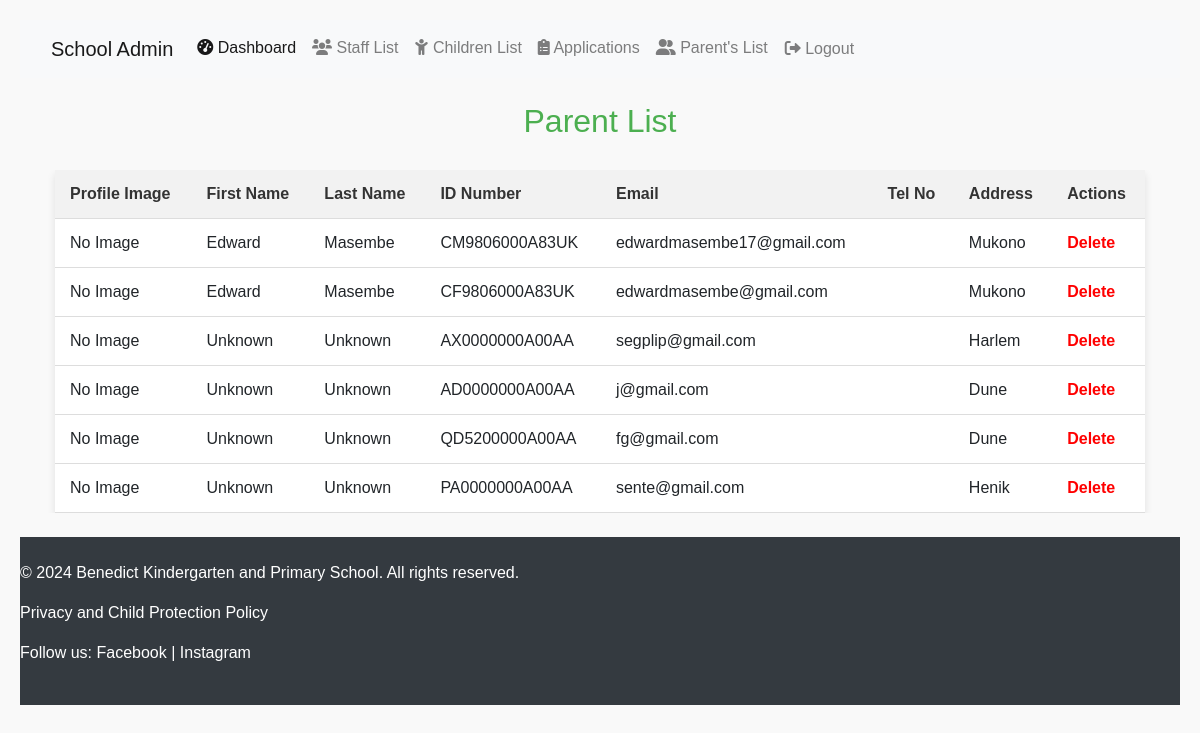
Page /benedict_school/parent/ (signed in) on the earlier database version.
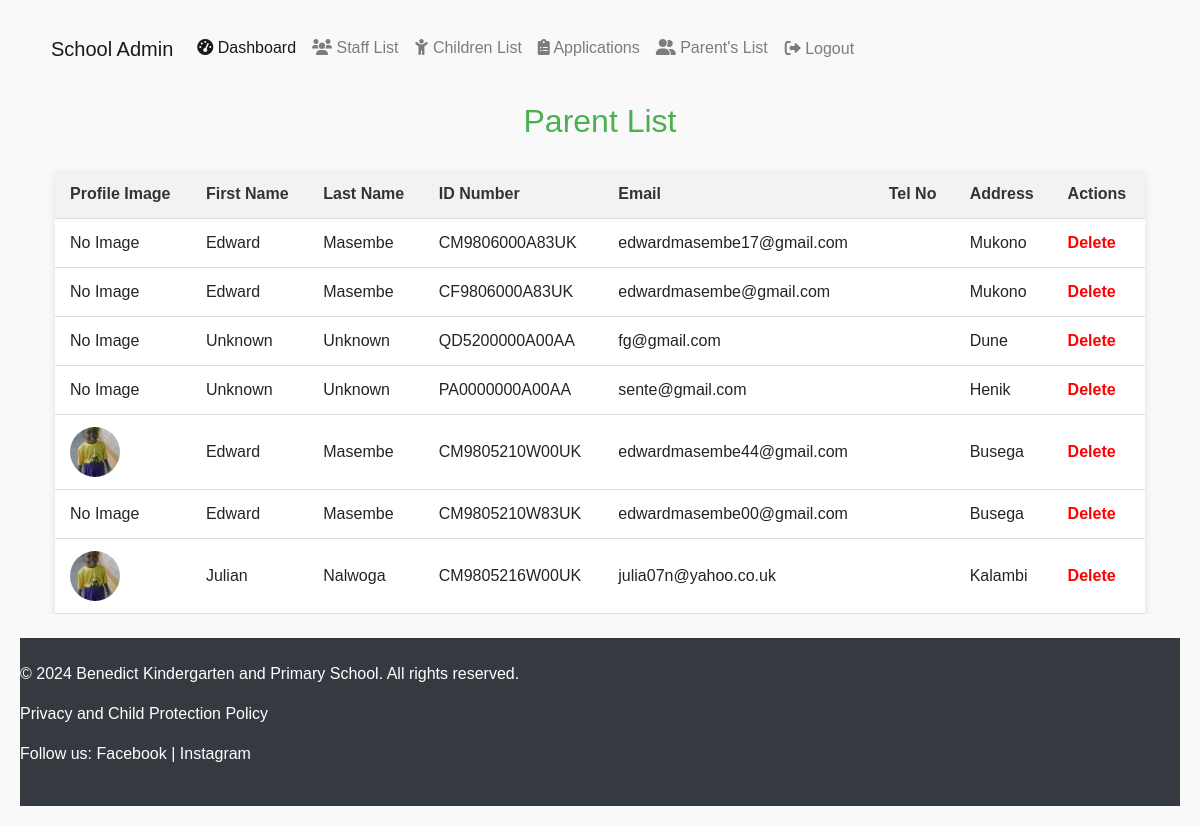
Same page on the later database version.
### benedict_school/models.py (models this page shows, shortened)
class Parent(models.Model):
    first_name = models.CharField(max_length=50, default='')
    last_name = models.CharField(max_length=50, default='')
    ID_number = models.CharField(max_length=14, unique=True, null=False, default='')
    email = models.EmailField(unique=True)
    tel_no = models.CharField(max_length=15, default='')
    address = models.CharField(max_length=100)
    parent_image = models.ImageField(
        upload_to="parent_images/", null=True, blank=True
    )

### benedict_school/views.py (the view)
# urls.py: path('parent/', views.parent_list, name='parent-list'),
@user_passes_test(is_admin, login_url='/admin-login/')
def parent_list(request):
    parents = Parent.objects.all()
    return render(request, 'parent_list.html', {'parents': parents})

### benedict_school/context_processors.py (called while the page is built)
def google_maps_api_key(request):
    return {'GOOGLE_MAPS_API_KEY': getattr(settings, 'GOOGLE_MAPS_API_KEY', '')}

### benedict_school/views.py (called while the page is built)
def is_admin(user):
    return user.is_authenticated and user.is_staff  # Checks if user is admin

### benedict_school/templates/parent_list.html (shortened to what this page needs)
{% extends "admin_base.html" %}
{% load static %}
{% block content %}
<body>
    <h2>Parent List</h2>
    <div class="table-container">
        <table>
            <thead>
                <tr>
                    <th>Profile Image</th>
                    <th>First Name</th>
                    <th>Last Name</th>
                    <th>ID Number</th>
                    <th>Email</th>
                    <th>Tel No</th>
                    <th>Address</th>
                    <th>Actions</th>
                </tr>
            </thead>
            <tbody>
                {% for parent in parents %}
                <tr>
                    <td>
                        {% if parent.parent_image %}
                            <img src="{{ parent.parent_image.url }}" alt="{{ parent.first_name }}'s profile image" class="profile-img">
                        {% else %}
                            <span>No Image</span>
                        {% endif %}
                    </td>
                    <td>{{ parent.first_name }}</td>
                    <td>{{ parent.last_name }}</td>
                    <td>{{ parent.ID_number }}</td>
                    <td>{{ parent.email }}</td>
                    <td>{{ parent.tel_no}} </td>
                    <td>{{ parent.address }}</td>
                    <td>
                        <a href="{% url 'delete-parent' pk=parent.pk %}" class="delete-btn">Delete</a>
                    </td>
                </tr>
                {% endfor %}
            </tbody>
        </table>
    </div>
</body>
{% endblock %}

### benedict_school/templates/admin_base.html (shortened to what this page needs)
{% load static %}
{% load bootstrap4 %}
<!DOCTYPE html>
<html lang="en">
  <head>
    <link rel="stylesheet" href="https://cdnjs.cloudflare.com/ajax/libs/font-awesome/6.0.0-beta3/css/all.min.css">
    <link rel="stylesheet" href="https://stackpath.bootstrapcdn.com/bootstrap/4.5.2/css/bootstrap.min.css">
  </head>
  <body>
    <nav class="navbar navbar-expand-lg navbar-light bg-light">
      <div class="container-fluid">
        <a class="navbar-brand" href="{% url 'admin_dashboard' %}">School Admin</a>
        <div class="collapse navbar-collapse" id="navbarNav">
          <ul class="navbar-nav ms-auto">
            <li class="nav-item">
              <a class="nav-link active" href="{% url 'admin_dashboard' %}"><i class="fas fa-tachometer-alt"></i> Dashboard</a>
            </li>
            <li class="nav-item">
              <a class="nav-link" href="{% url 'staff-list' %}"><i class="fas fa-users"></i> Staff List</a>
            </li>
            <li class="nav-item">
              <a class="nav-link" href="{% url 'child-list' %}"><i class="fas fa-child"></i> Children List</a>
            </li>
            <li class="nav-item">
              <a class="nav-link" href="{% url 'application-list' %}"><i class="fas fa-clipboard-list"></i> Applications</a>
            </li>
            <li class="nav-item">
              <a class="nav-link" href="{% url 'parent-list' %}"><i class="fas fa-user-friends"></i> Parent's List</a>
            </li>
            <form action="{% url 'logout' %}" method="POST" class="d-inline">
              <button type="submit" class="btn btn-link nav-link"><i class="fas fa-sign-out-alt"></i> Logout</button>
            </form>
          </ul>
        </div>
      </div>
    </nav>
    <main class="container my-4">
      {% block content %}{% endblock %}
    </main>
    <footer class="bg-dark text-white py-4">
      <div class="container-fieldtext-center">
        <p>&copy; 2024 Benedict Kindergarten and Primary School. All rights reserved.</p>
        <p>
          <a class="text-white" href="{% url 'privacy_policy' %}">Privacy and Child Protection Policy</a>
        </p>
        <p>Follow us:
          <a class="text-white" href="https://www.facebook.com/BenedictkindergartenBulungakikaaya" target="_blank">Facebook</a> |
          <a class="text-white" href="https://instagram.com/[schoolname]" target="_blank">Instagram</a>
        </p>
      </div>
    </footer>
  </body>
</html>

### benedict_school/templates/parent_list.html (style rules this page uses)
* { margin: 0; padding: 0; box-sizing: border-box; }
body { font-family: Arial, sans-serif; background-color: #f9f9f9; padding: 20px; }
h2 { text-align: center; margin-bottom: 30px; color: #4CAF50; }
.table-container { max-width: 100%; overflow-x: auto; margin: 0 auto; padding: 0 10px; }
table { width: 100%; border-collapse: collapse; background-color: #fff; box-shadow: 0 4px 8px rgba(0, 0, 0, 0.1); }
th, td { padding: 12px 15px; text-align: left; border-bottom: 1px solid #ddd; }
th { background-color: #f2f2f2; color: #333; }
.profile-img { width: 50px; height: 50px; border-radius: 50%; object-fit: cover; }
.delete-btn { color: red; text-decoration: none; font-weight: bold; }

Differences in the rows shown:
removed Parent: parent_image "No Image", first_name "Unknown", last_name "Unknown", ID_number "AX0000000A00AA", email "segplip@gmail.com", address "Harlem"
removed Parent: parent_image "No Image", first_name "Unknown", last_name "Unknown", ID_number "AD0000000A00AA", email "j@gmail.com", address "Dune"
added Parent: parent_image (picture), first_name "Edward", last_name "Masembe", ID_number "CM9805210W00UK", email "edwardmasembe44@gmail.com", address "Busega"
added Parent: parent_image "No Image", first_name "Edward", last_name "Masembe", ID_number "CM9805210W83UK", email "edwardmasembe00@gmail.com", address "Busega"
added Parent: parent_image (picture), first_name "Julian", last_name "Nalwoga", ID_number "CM9805216W00UK", email "julia07n@yahoo.co.uk", address "Kalambi"
